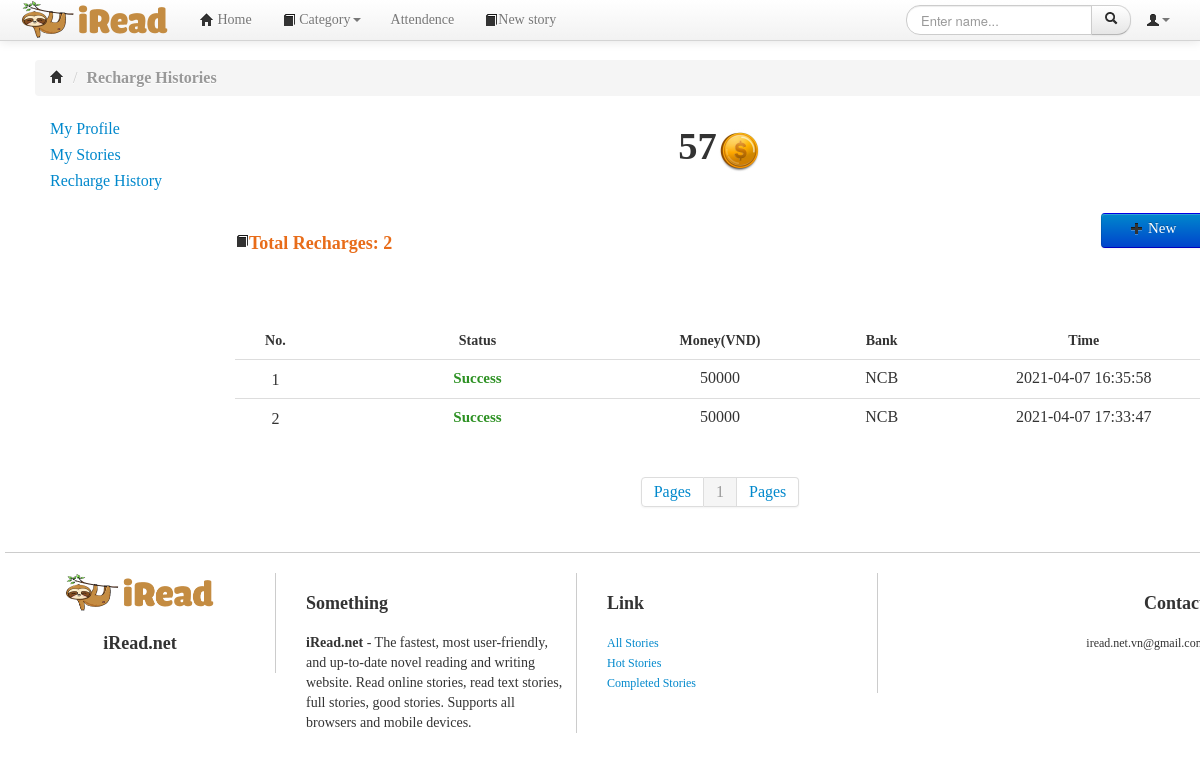
/trans_history.php (signed in), run on the app's committed database.
### tables this page shows
CREATE TABLE `member` (
  `memberID` int(10) NOT NULL,
  `fullName` varchar(255) DEFAULT NULL,
  `dob` date DEFAULT NULL,
  `phoneNumber` varchar(15) DEFAULT NULL,
  `username` varchar(50) DEFAULT NULL,
  `wallet` int(11) DEFAULT 0,
  `image` varchar(255) DEFAULT 'default avt.jpg'
);

CREATE TABLE `transaction` (
  `transactionID` int(20) NOT NULL,
  `memberID` int(10) NOT NULL,
  `money` int(11) DEFAULT 0,
  `note` varchar(255) DEFAULT NULL,
  `vnp_response_code` varchar(255) DEFAULT NULL,
  `code_vnpay` varchar(255) DEFAULT NULL,
  `code_bank` varchar(255) DEFAULT NULL,
  `createAt` timestamp NOT NULL DEFAULT current_timestamp()
);

### db.php (called while the page is built, shortened)
<?php
	$hostname='localhost';
	$username='root';
	$password='';
	$dbname='final_project';
	$port=3306;
	function query($sql)
	{
		global $hostname;
		global $username;
		global $password;
		global $dbname;
		global $port;
		$conn = new mysqli($hostname, $username, $password, $dbname, $port);
		$result = $conn->query($sql);
		$rows = mysqli_fetch_all($result);
		return $rows;
	}
?>

### trans_history.php (the view, shortened to what this page needs)
<!DOCTYPE html>
<html lang="vi">
<head>
<link href="css/bootstrap.min.css" rel="stylesheet">
<link href="css/bootstrap-responsive.css" rel="stylesheet">
<link href="css/yamm.css" rel="stylesheet">
<link href="css/style.css" rel="stylesheet">
<link href="css/chosen.css" rel="stylesheet">
</head>
<?php
	require_once("./db.php");
    if(!isset($_SESSION['username'])){
?>
    	<script >
			alert ("You must login to access this page!");
			window.location.replace("./login.php");
		</script>
<?php
	}else{
?>
<?php
		$sql = "SELECT * FROM member WHERE username = '" .$_SESSION['username'] . "'";
		$row = query($sql);
		$memberID = $row[0][0];
		$walet = $row[0][5];
		$sql1 = "SELECT * FROM transaction WHERE memberID='" .$memberID . "'";
		if(execsql($sql1) != null){
			$row1 = query($sql1);
			$total = count($row1);
		}else{
			$total = 0;
		}
	}
?>
<body>
<?php
	require_once("./headers/common_header.php");
?>
<div class="container">
<div class="container-fluid">
	<div class="row">
		<div class="span12 row wrapper">
			<ul class="breadcrumb">
				<li>
					<div itemscope>
						<a href="./home.php" itemprop="url"><i class="icon-home"></i></a>
						<span class="divider">/</span>
					</div>
				</li>
				<li class="active"><strong>Recharge Histories</strong></li>
			</ul>
			<div class="row wrapper">
			<?php
				require_once("./lefts/member_left.php");
			?>
				<div class="span10">
						<h1 style="text-align: center;margin-top: 10px;"><?=$walet?><img src="./img/coin.jpg" style="border-radius: 50%; width: 45px;height: 45px;"></h1>
						<ul class="nav" style="margin-top: 40px; margin-bottom: 40px">
							<li class="disable" style="float:left;width: 60%; color: #E86C19;;"><h2><i class="icon-book icon-large"></i>Total Recharges: <?=$total?></h2></li>
							<li style="float: right;width: 40%"><a href="#recharge_form" data-toggle="modal" style="width: 20%; height: auto; min-height: 25px; float: right; font-size: 15px; background-color: blue"  class="btn btn-primary"><i class="icon-plus icon-large"></i> New</a></li>
						</ul>
						<div class="table-responsive" style="margin-top: 120px; width:100%">
						<table class="table" style="margin-top: 30px; width:100%">
							<thead>
								<tr >
								<th style="text-align: center; font-size: 14px; width: 5%;">No.</th>
								<th style="text-align: center; font-size: 14px; width: 20%;">Status</th>
								<th style="text-align: center; font-size: 14px; width: 10%;">Money(VND)</th>
								<th style="text-align: center; font-size: 14px; width: 10%;">Bank</th>
								<th style="text-align: center; font-size: 14px; width: 15%;">Time</th>
								</tr>
							</thead>
							<tbody>
							<?php
								$allrow = count($row1);
								$pagesize = 15;
								$allpage = 1;
								if($allrow % $pagesize == 0){
									$allpage = $allrow / $pagesize;
								}else{
									$allpage = (int)($allrow / $pagesize) + 1;
								}
								$beginrow = 1;
								$currentpage = 1;
								if((!isset($_GET['currentpage'])) || ($_GET['currentpage'] == '1'))
								{
									$beginrow = 0;
									$currentpage = 1;
								}else{
									$beginrow = ($_GET['currentpage'] - 1) * $pagesize;
									$currentpage = $_GET['currentpage'];
								}
								$sql2= "SELECT * FROM transaction WHERE memberID='" .$memberID . "' LIMIT {$beginrow} , {$pagesize}";
								$row2=query($sql2);
								for($i=0; $i < count($row2); $i++)
								{
									$amount = $row2[$i][2];
									$response_code = $row2[$i][4];
									$bank = $row2[$i][6];
									$time = $row2[$i][7];
							?>
								<tr>
									<td style="padding-top: 10px; width: 5%;text-align: center;"><?=$i+1?></td>
									<td style="width: 20%">
										<div  style="text-align: center; width: 100%">
											<div class="media-body">
											<?php
												if($response_code == 00){
											?>
													<h2 class="media-heading" style="font-size: 15px;line-height:20px;margin: 0;padding: 0;font-weight: bold;color:#2D9123;">Success</h2>
											<?php
												}else{
											?>
													<h2 class="media-heading" style="font-size: 15px;line-height:20px;margin: 0;padding: 0;font-weight: bold;color:#E20404;">Failure</h2>
											<?php
												}
											?>
											</div>
										</div>
									</td>
									<td style="width: 10%; text-align: center;"><?=$amount?></td>
									<td style="width: 10%; text-align: center;"><?=$bank?></td>
									<td style="width: 15%; text-align: center;"><?=$time?></td>
								</tr>
							<?php
								}
							?>
							</tbody>
						</table>
					</div>
					<div class="paging">
						<div class="pagination pagination-centered">
						<ul>
							<li class="disable"><a href="">Pages</a></li>
							<?php
							for($i = 1; $i <= $allpage; $i++)
							{
								if($currentpage == $i){
								?>
									<li class="active"><a href=""><?=$i?></a></li>
								<?php
								}else{
							?>
									<li class="disable"><a href="chapterlist.php?currentpage=<?=$i?>"><?php echo $i ." "; ?></a></li>
							<?php
								}
							}
							?>
							<li class="disable"><a href="">Pages</a></li>
						</ul>
						</div>
					</div>
			</div>
			<div class="clearfix"></div>
			<?php
			require_once("./footers/footer.php");
		?>
		</div>
	</div>
</div>
</div>
</body>
</html>

### css/style.css (style rules this page uses)
body { position:relative;background:white;font-family:Verdana,"Times New Roman",sans-serif; font-size: 14px; }
#noidungtruyen h1,h2 { font-size:18px; }
.wrapper { font-size:16px; }
.table-responsive { display: block; width: 100%; overflow-x: auto; -webkit-overflow-scrolling: touch; -ms-overflow-style: -ms-autohiding-scrollbar; }

### trans_history.php (style rules this page uses)
body { padding-top:60px;padding-bottom:40px;height:auto; }

### data on the page
member: wallet "57"
transaction: vnp_response_code "Success", money "50000", code_bank "NCB", createAt "2021-04-07 16:35:58"
transaction: vnp_response_code "Success", money "50000", code_bank "NCB", createAt "2021-04-07 17:33:47"

### other printed values
$total "2"
